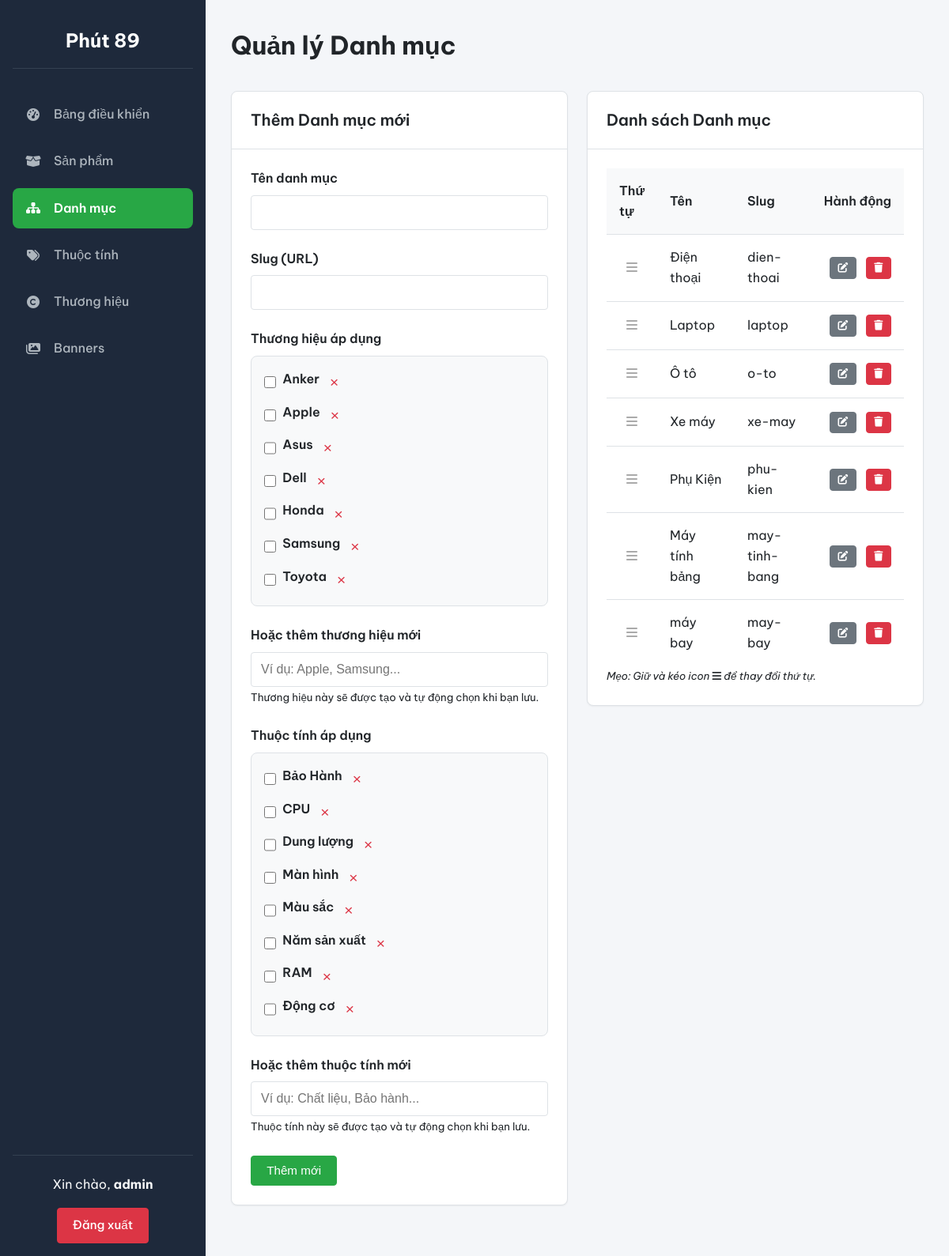
Screenshot of /admin/categories.php (signed in) with the database file from the repository.
### tables this page shows
CREATE TABLE `thuong_hieu` (
  `id` int(11) NOT NULL,
  `ten_thuong_hieu` varchar(255) NOT NULL,
  `slug` varchar(255) NOT NULL
);

CREATE TABLE `thuoc_tinh` (
  `id` int(11) NOT NULL,
  `ten_thuoc_tinh` varchar(255) NOT NULL
);

CREATE TABLE `danh_muc` (
  `id` int(11) NOT NULL,
  `ten_danh_muc` varchar(255) NOT NULL,
  `slug` varchar(255) NOT NULL,
  `is_active` tinyint(1) NOT NULL DEFAULT 1,
  `vi_tri` int(11) NOT NULL DEFAULT 0
);

### includes/functions.php (called while the page is built, shortened)
<?php
function e($string)
{
    return htmlspecialchars($string ?? '', ENT_QUOTES, 'UTF-8');
}

### admin/categories.php (the view, shortened to what this page needs)
<?php
require_once __DIR__ . '/../includes/functions.php';
require_once 'includes/header.php';
$id_edit = (int)($_GET['id_edit'] ?? 0);
$category_edit = null;
$linked_brands = [];
$linked_attributes = [];
$all_categories = $pdo->query("SELECT * FROM danh_muc ORDER BY vi_tri ASC")->fetchAll();
$all_brands = $pdo->query("SELECT id, ten_thuong_hieu FROM thuong_hieu ORDER BY ten_thuong_hieu")->fetchAll();
$all_attributes = $pdo->query("SELECT id, ten_thuoc_tinh FROM thuoc_tinh ORDER BY ten_thuoc_tinh")->fetchAll();
?>
<div class="form-grid" style="align-items: flex-start;">
    <div class="card">
        <div class="card-header">
            <h2 class="card-title"><?php echo $id_edit ? 'Sửa Danh mục' : 'Thêm Danh mục mới'; ?></h2>
        </div>
        <div class="card-body">
            <form id="category-form" action="categories.php" method="POST">
                <div class="form-group"><label for="name_for_slug">Tên danh mục</label><input type="text" class="form-control" name="ten_danh_muc" id="name_for_slug" value="<?php echo e($category_edit['ten_danh_muc'] ?? ''); ?>" required></div>
                <div class="form-group"><label for="slug">Slug (URL)</label><input type="text" class="form-control" name="slug" id="slug" value="<?php echo e($category_edit['slug'] ?? ''); ?>" required></div>
                <div class="form-group">
                    <label>Thương hiệu áp dụng</label>
                    <div class="form-group-checkbox-grid">
                        <?php foreach ($all_brands as $brand): ?>
                            <div class="checkbox-item-wrapper">
                                <input type="checkbox" name="brands[]" value="<?php echo $brand['id']; ?>" id="brand_<?php echo $brand['id']; ?>" <?php if (in_array($brand['id'], $linked_brands)) echo 'checked'; ?>>
                                <label for="brand_<?php echo $brand['id']; ?>"><?php echo e($brand['ten_thuong_hieu']); ?></label>
                                <button type="button" class="btn-delete-term" data-term-id="<?php echo $brand['id']; ?>" data-term-type="brand" data-term-name="<?php echo e($brand['ten_thuong_hieu']); ?>" title="Xóa vĩnh viễn thương hiệu này">&times;</button>
                            </div>
                        <?php endforeach; ?>
                    </div>
                </div>
                <div class="form-group">
                    <label for="new_brand_name">Hoặc thêm thương hiệu mới</label>
                    <input type="text" id="new_brand_name" name="new_brand_name" class="form-control" placeholder="Ví dụ: Apple, Samsung...">
                    <small>Thương hiệu này sẽ được tạo và tự động chọn khi bạn lưu.</small>
                </div>
                <div class="form-group">
                    <label>Thuộc tính áp dụng</label>
                    <div class="form-group-checkbox-grid">
                        <?php foreach ($all_attributes as $attribute): ?>
                            <div class="checkbox-item-wrapper">
                                <input type="checkbox" name="attributes[]" value="<?php echo $attribute['id']; ?>" id="attr_<?php echo $attribute['id']; ?>" <?php if (in_array($attribute['id'], $linked_attributes)) echo 'checked'; ?>>
                                <label for="attr_<?php echo $attribute['id']; ?>"><?php echo e($attribute['ten_thuoc_tinh']); ?></label>
                                <button type="button" class="btn-delete-term" data-term-id="<?php echo $attribute['id']; ?>" data-term-type="attribute" data-term-name="<?php echo e($attribute['ten_thuoc_tinh']); ?>" title="Xóa vĩnh viễn thuộc tính này">&times;</button>
                            </div>
                        <?php endforeach; ?>
                    </div>
                </div>
                <div class="form-group"><label for="new_attribute_name">Hoặc thêm thuộc tính mới</label><input type="text" id="new_attribute_name" name="new_attribute_name" class="form-control" placeholder="Ví dụ: Chất liệu, Bảo hành..."><small>Thuộc tính này sẽ được tạo và tự động chọn khi bạn lưu.</small></div>
                <button type="submit" class="btn btn-primary"><?php echo $id_edit ? 'Cập nhật' : 'Thêm mới'; ?></button>
            </form>
        </div>
    </div>
    <div class="card">
        <div class="card-header">
            <h2 class="card-title">Danh sách Danh mục</h2>
        </div>
        <div class="card-body">
            <table class="table-sortable">
                <thead>
                    <tr>
                        <th class="sort-handle-col">Thứ tự</th>
                        <th>Tên</th>
                        <th>Slug</th>
                        <th class="actions">Hành động</th>
                    </tr>
                </thead>
                <tbody id="sortable-categories">
                    <?php foreach ($all_categories as $cat): ?>
                        <tr data-id="<?php echo $cat['id']; ?>">
                            <td class="sort-handle"><i class="fas fa-bars"></i></td>
                            <td><?php echo e($cat['ten_danh_muc']); ?></td>
                            <td><?php echo e($cat['slug']); ?></td>
                            <td class="actions">
                                <a href="categories.php?id_edit=<?php echo $cat['id']; ?>" class="btn btn-secondary" title="Sửa"><i class="fas fa-edit"></i></a>
                                <a href="categories.php?action=delete&id=<?php echo $cat['id']; ?>" class="btn btn-danger" onclick="return confirm('Bạn có chắc chắn muốn xóa?');" title="Xóa"><i class="fas fa-trash"></i></a>
                            </td>
                        </tr>
                    <?php endforeach; ?>
                </tbody>
            </table>
            <p><small><i>Mẹo: Giữ và kéo icon <i class="fas fa-bars"></i> để thay đổi thứ tự.</i></small></p>
        </div>
    </div>
</div>
<?php require_once 'includes/footer.php'; ?>

### admin/assets/admin_style.css (style rules this page uses)
:root { --primary-color: #28a745; --primary-hover-color: #218838; --danger-color: #dc3545; --danger-hover-color: #c82333; --secondary-color: #6c757d; --text-dark: #212529; --text-light: #f8f9fa; --text-muted: #6c757d; --bg-dark-sidebar: #1e293b; --bg-light-content: #f4f6f9; --bg-white: #ffffff; --border-color: #dee2e6; --font-family-sans-serif: "Be Vietnam Pro", sans-serif; --radius-sm: 0.25rem; --radius-md: 0.5rem; --shadow-sm: 0 1px 2px 0 rgb(0 0 0 / 0.05); --shadow-md: 0 4px 6px -1px rgb(0 0 0 / 0.1), 0 2px 4px -2px rgb(0 0 0 / 0.1); --transition: all 0.2s ease-in-out; }
* { box-sizing: border-box; margin: 0; padding: 0; }
a { text-decoration: none; color: inherit; }
body { font-family: var(--font-family-sans-serif); background-color: var(--bg-light-content); color: var(--text-dark); font-size: 16px; line-height: 1.6; }
.card { background: var(--bg-white); border: 1px solid var(--border-color); border-radius: var(--radius-md); margin-bottom: 2rem; box-shadow: var(--shadow-sm); }
.card-header { padding: 1.25rem 1.5rem; border-bottom: 1px solid var(--border-color); display: flex; justify-content: space-between; align-items: center; }
.card-title { font-size: 1.25rem; font-weight: 600; }
.card-body { padding: 1.5rem; }
.btn { padding: 0.6rem 1.2rem; border: 1px solid transparent; border-radius: var(--radius-sm); font-size: 0.95rem; font-weight: 500; cursor: pointer; text-decoration: none; display: inline-flex; align-items: center; gap: 0.5rem; transition: var(--transition); }
.btn-primary { background-color: var(--primary-color); border-color: var(--primary-color); color: #fff; }
.btn-danger { background-color: var(--danger-color); border-color: var(--danger-color); color: #fff; }
.btn-secondary { background-color: var(--secondary-color); border-color: var(--secondary-color); color: #fff; }
table { width: 100%; border-collapse: collapse; }
table th, table td { padding: 1rem; text-align: left; border-bottom: 1px solid var(--border-color); vertical-align: middle; }
table th { font-weight: 600; background-color: #f8f9fa; color: var(--text-dark); }
table tr:last-child td { border-bottom: none; }
table .actions { text-align: right; white-space: nowrap; }
table .actions a, table .actions button { margin-left: 0.5rem; padding: 0.4rem 0.6rem; font-size: 0.8rem; }
.form-group { margin-bottom: 1.5rem; }
.form-group label { display: block; font-weight: 600; margin-bottom: 0.5rem; }
.form-control { width: 100%; padding: 0.75rem; font-size: 1rem; border: 1px solid var(--border-color); border-radius: var(--radius-sm); transition: var(--transition); }
.form-grid { display: grid; grid-template-columns: repeat(auto-fit, minmax(250px, 1fr)); gap: 1.5rem; }
.form-group-checkbox-grid { display: grid; grid-template-columns: repeat(auto-fit, minmax(200px, 1fr)); gap: 0.5rem 1rem; background-color: #f8f9fa; padding: 1rem; border-radius: var(--radius-md); border: 1px solid var(--border-color); }
.form-group-checkbox-grid > div { display: flex; align-items: center; gap: 0.5rem; }
input[type="checkbox"], input[type="radio"] { width: 1.15em; height: 1.15em; cursor: pointer; }

### admin/categories.php (style rules this page uses)
.sort-handle { cursor: grab; text-align: center; width: 40px; color: #aaa; }
.sort-handle-col { width: 40px; }
.checkbox-item-wrapper { display: flex; align-items: center; gap: 5px; }
.btn-delete-term { background: none; border: none; color: #dc3545; cursor: pointer; font-size: 1.2rem; line-height: 1; padding: 0 5px; display: inline-flex; align-items: center; justify-content: center; border-radius: 50%; }

### rows the page displays
thuong_hieu: ten_thuong_hieu "Anker"
thuong_hieu: ten_thuong_hieu "Apple"
thuong_hieu: ten_thuong_hieu "Asus"
thuong_hieu: ten_thuong_hieu "Dell"
thuong_hieu: ten_thuong_hieu "Honda"
thuong_hieu: ten_thuong_hieu "Samsung"
thuong_hieu: ten_thuong_hieu "Toyota"
thuoc_tinh: ten_thuoc_tinh "Bảo Hành"
thuoc_tinh: ten_thuoc_tinh "CPU"
thuoc_tinh: ten_thuoc_tinh "Dung lượng"
thuoc_tinh: ten_thuoc_tinh "Màn hình"
thuoc_tinh: ten_thuoc_tinh "Màu sắc"
thuoc_tinh: ten_thuoc_tinh "Năm sản xuất"
thuoc_tinh: ten_thuoc_tinh "RAM"
thuoc_tinh: ten_thuoc_tinh "Động cơ"
danh_muc: ten_danh_muc "Điện thoại", slug "dien-thoai"
danh_muc: ten_danh_muc "Laptop", slug "laptop"
danh_muc: ten_danh_muc "Ô tô", slug "o-to"
danh_muc: ten_danh_muc "Xe máy", slug "xe-may"
danh_muc: ten_danh_muc "Phụ Kiện", slug "phu-kien"
danh_muc: ten_danh_muc "Máy tính bảng", slug "may-tinh-bang"
danh_muc: ten_danh_muc "máy bay", slug "may-bay"

### other values shown
SITE_NAME "Phút 89"
$_SESSION['admin_username'] "admin"
$page_title "Quản lý Danh mục"
